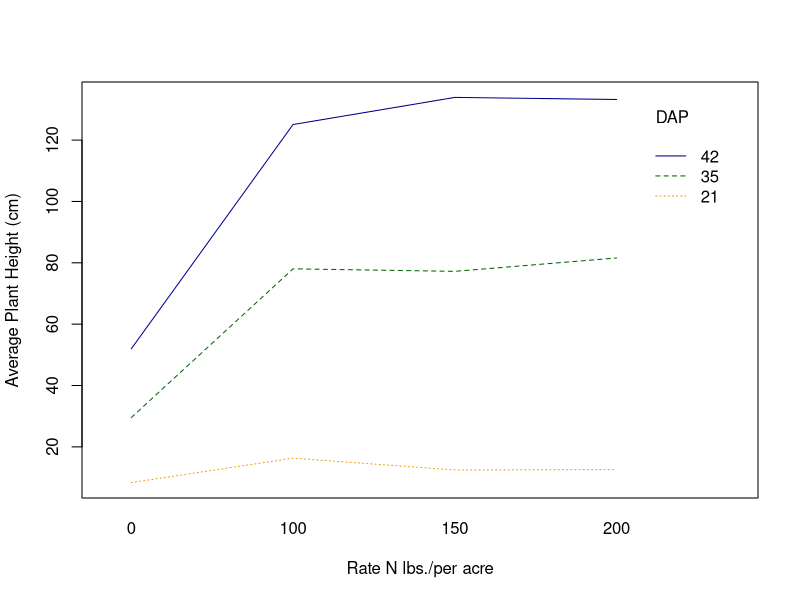
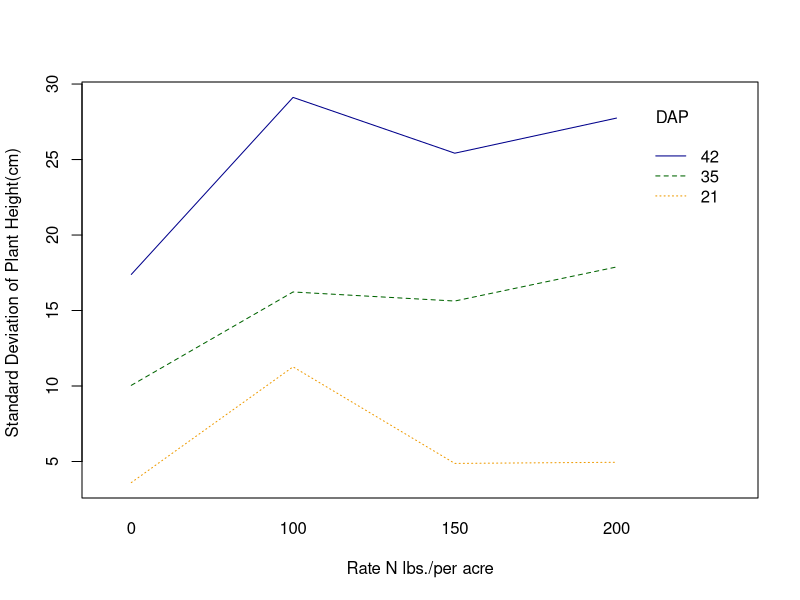

Reproduce these figures in R, in order.
library(tidyverse)
library(ggplot2)
data <-read_csv("GaF Plant Height.csv")
select(data,'Rate','Unit','Rep','Height_cm')
Data2 <- data %>%
  group_by(Rate, DAP) %>%
  summarise(APH = mean(Height_cm),
            SDPH = sd(Height_cm)) %>%
  arrange(DAP)
Two_way_ANOVA_Mean<- aov(APH~Rate*DAP, data = Data2) 
Two_way_AVONA_SD<- aov(SDPH~Rate*DAP, data = Data2)
summary(Two_way_ANOVA_Mean)
summary(Two_way_AVONA_SD)
interaction.plot(Data2$Rate,
                 factor(Data2$DAP),
                 Data2$APH,
                 xlab = "Rate N lbs./per acre",
                 ylab = "Average Plant Height (cm)",trace.label = "DAP",
                 col = c("orange2","darkgreen","blue4"))

interaction.plot(Data2$Rate,
                 factor(Data2$DAP),
                 Data2$SDPH,
                 xlab="Rate N lbs./per acre",
                 ylab ="Standard Deviation of Plant Height(cm) ", trace.label = "DAP",
                 col = c("orange2","darkgreen","blue4"))